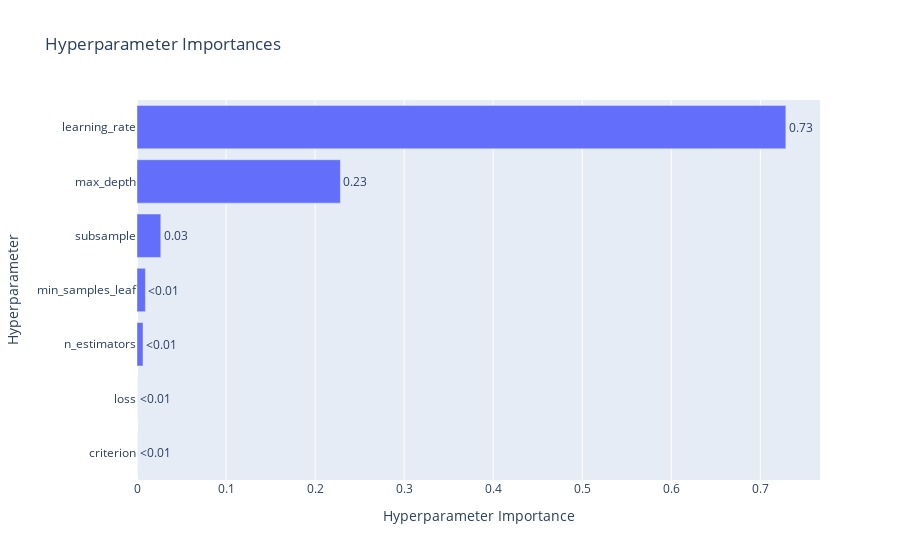
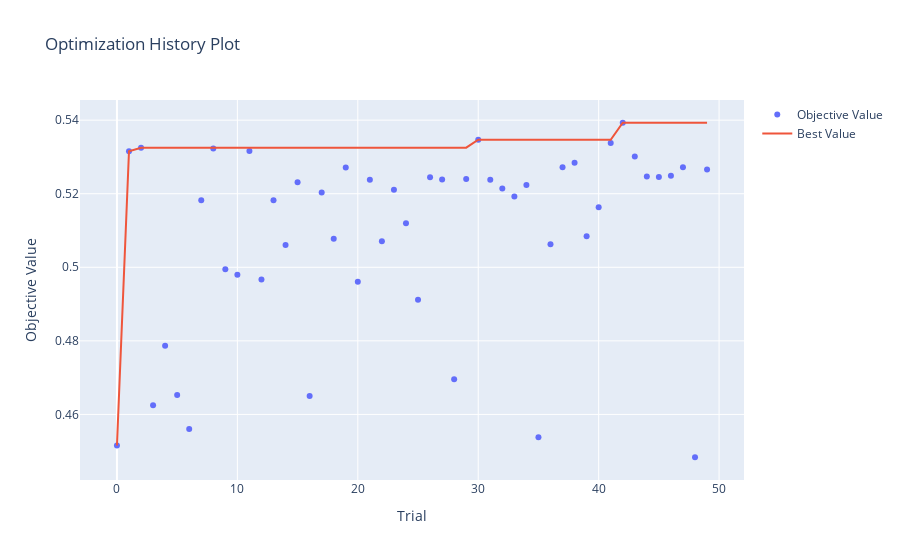

The notebook cell saved with these charts, in order:
### Code cell
# Visualização dos resultados do Optuna
optuna.visualization.plot_param_importances(study).show()
optuna.visualization.plot_optimization_history(study).show()

### Figure 1 — Plotly figure (JSON) as saved in the notebook; plotly's stock layout.template omitted (floating-point values rounded to 4 significant figures)
{"data": [{"cliponaxis": false, "hovertemplate": ["criterion (CategoricalDistribution): 0.0<extra></extra>", "loss (CategoricalDistribution): 0.0<extra></extra>", "n_estimators (IntDistribution): 0.006743133093011276<extra></extra>", "min_samples_leaf (IntDistribution): 0.009440467479090397<extra></extra>", "subsample (FloatDistribution): 0.026711286282259217<extra></extra>", "max_depth (IntDistribution): 0.2284334909327574<extra></extra>", "learning_rate (FloatDistribution): 0.7286716222128816<extra></extra>"], "name": "Objective Value", "orientation": "h", "text": ["<0.01", "<0.01", "<0.01", "<0.01", "0.03", "0.23", "0.73"], "textposition": "outside", "type": "bar", "x": [0, 0, 0.006743, 0.00944, 0.02671, 0.2284, 0.7287], "y": ["criterion", "loss", "n_estimators", "min_samples_leaf", "subsample", "max_depth", "learning_rate"]}], "layout": {"title": {"text": "Hyperparameter Importances"}, "xaxis": {"title": {"text": "Hyperparameter Importance"}}, "yaxis": {"title": {"text": "Hyperparameter"}}}}

### Figure 2 — Plotly figure (JSON) as saved in the notebook; plotly's stock layout.template omitted (floating-point values rounded to 4 significant figures)
{"data": [{"mode": "markers", "name": "Objective Value", "type": "scatter", "x": [0, 1, 2, 3, 4, 5, 6, 7, 8, 9, 10, 11, 12, 13, 14, 15, 16, 17, 18, 19, 20, 21, 22, 23, 24, 25, 26, 27, 28, 29, 30, 31, 32, 33, 34, 35, 36, 37, 38, 39, 40, 41, 42, 43, 44, 45, 46, 47, 48, 49], "y": [0.4516, 0.5316, 0.5325, 0.4625, 0.4787, 0.4653, 0.4561, 0.5182, 0.5323, 0.4995, 0.4979, 0.5316, 0.4967, 0.5182, 0.506, 0.5231, 0.465, 0.5203, 0.5078, 0.5272, 0.4961, 0.5238, 0.5071, 0.5211, 0.5119, 0.4912, 0.5245, 0.5238, 0.4696, 0.524, 0.5347, 0.5238, 0.5214, 0.5193, 0.5224, 0.4538, 0.5063, 0.5272, 0.5284, 0.5084, 0.5164, 0.5338, 0.5393, 0.5301, 0.5247, 0.5246, 0.5249, 0.5272, 0.4484, 0.5266]}, {"mode": "lines", "name": "Best Value", "type": "scatter", "x": [0, 1, 2, 3, 4, 5, 6, 7, 8, 9, 10, 11, 12, 13, 14, 15, 16, 17, 18, 19, 20, 21, 22, 23, 24, 25, 26, 27, 28, 29, 30, 31, 32, 33, 34, 35, 36, 37, 38, 39, 40, 41, 42, 43, 44, 45, 46, 47, 48, 49], "y": [0.4516, 0.5316, 0.5325, 0.5325, 0.5325, 0.5325, 0.5325, 0.5325, 0.5325, 0.5325, 0.5325, 0.5325, 0.5325, 0.5325, 0.5325, 0.5325, 0.5325, 0.5325, 0.5325, 0.5325, 0.5325, 0.5325, 0.5325, 0.5325, 0.5325, 0.5325, 0.5325, 0.5325, 0.5325, 0.5325, 0.5347, 0.5347, 0.5347, 0.5347, 0.5347, 0.5347, 0.5347, 0.5347, 0.5347, 0.5347, 0.5347, 0.5347, 0.5393, 0.5393, 0.5393, 0.5393, 0.5393, 0.5393, 0.5393, 0.5393]}, {"marker": {"color": "#cccccc"}, "mode": "markers", "name": "Infeasible Trial", "showlegend": false, "type": "scatter", "x": [], "y": []}], "layout": {"title": {"text": "Optimization History Plot"}, "xaxis": {"title": {"text": "Trial"}}, "yaxis": {"title": {"text": "Objective Value"}}}}
